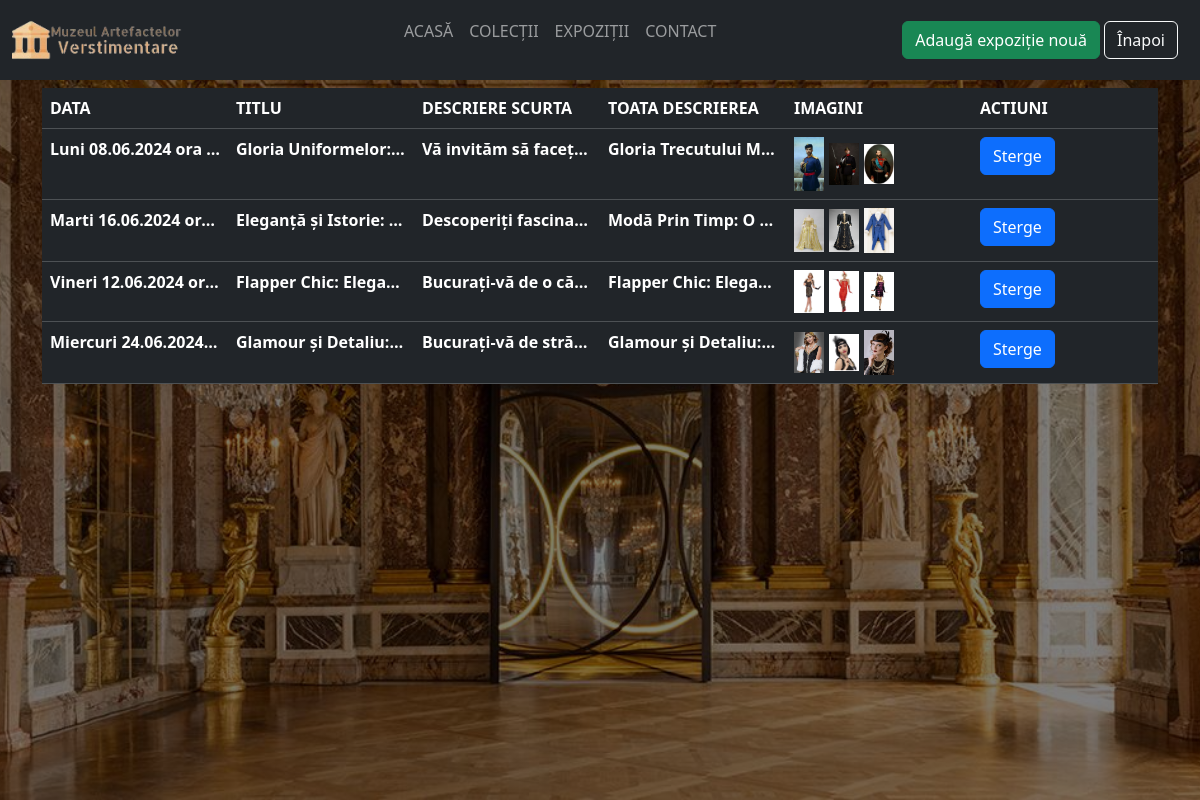
Screenshot of /view_exhibition.php (signed in) with the database file from the repository.
### tables this page shows
CREATE TABLE `exhibitions` (
  `id` int(11) NOT NULL,
  `date` varchar(255) NOT NULL,
  `title` varchar(255) NOT NULL,
  `short_description` varchar(255) NOT NULL,
  `complete_description` text NOT NULL,
  `images` varchar(255) NOT NULL
);

### ExhibitionsClass.php (called while the page is built, shortened)
<?php
class ExhibitionsClass{
    public static function getAllExhibitions(){
        include_once 'connection.php';
        $getExhibitionsSQL = "SELECT * FROM exhibitions";
        return mysqli_query($connection, $getExhibitionsSQL);
    }
}

### view_exhibition.php (the view, shortened to what this page needs)
<?php
include_once 'ExhibitionsClass.php';
$result = ExhibitionsClass::getAllExhibitions();
?>
<!DOCTYPE html>
<html lang="en">
<head>
  <link rel="stylesheet" href="style.css">
  <link href="https://cdn.jsdelivr.net/npm/bootstrap@5.3.2/dist/css/bootstrap.min.css" rel="stylesheet"
>
  <link rel="stylesheet" href="https://cdn.jsdelivr.net/npm/bootstrap@5.3.2/dist/css/bootstrap.min.css">
</head>
<body>
    <div class="main">
        <div class="navbar">
            <div class="menu">
                <nav class="navbar navbar-expand-lg navbar-dark bg-dark fixed-top">
                    <div class="container-fluid">
                        <a class="navbar-brand" href="#">
                            <img src="LOGOO.png" alt="Descrierea imaginii" id="Logo">
                        </a>
                        <div class="offcanvas offcanvas-end bg-dark" tabindex="-1" aria-labelledby="offcanvasNavbarLabel" id="offcanvasNavbar">
                        <div class="offcanvas-body">
                            <ul class="navbar-nav ms-auto mb-2 mb-lg-0">
                                <li class="nav-item">
                                    <a class="nav-link" aria-current="page" href="home.php">ACASĂ</a>
                                </li>
                                <li class="nav-item">
                                    <a class="nav-link " href="collection.php">COLECȚII</a>
                                </li>
                                <li class="nav-item">
                                    <a class="nav-link " href="exhibition.php">EXPOZIȚII</a>
                                </li>
                                <li class="nav-item">
                                    <a class="nav-link " href="contact.html">CONTACT</a>
                                </li>
                            </ul>
                            <ul class="navbar-nav ms-auto mb-2 mb-lg-0">
                                <li class="nav-but" style="color: white;">
                                    <button type="button" class="btn btn-success" onclick="window.location.href='view_create_exhibitions.php'">Adaugă expoziție nouă</button>
                                    <a class="btn btn-outline-light" href="home.php">Înapoi</a>
                                </li>
                            </ul>
                        </div>
                    </div>
                </nav>
            </div>
        </div>
        <div class="container table-container">
            <table id="productTable" class="table table-dark table-hover">
                <thead>
                    <tr >
                        <th scope="col" colspan="1">DATA</th>
                        <th scope="col" colspan="1">TITLU</th>
                        <th scope="col" colspan="1">DESCRIERE SCURTA</th>
                        <th scope="col" colspan="1">TOATA DESCRIEREA</th>
                        <th scope="col" colspan="1">IMAGINI</th>
                        <th scope="col" colspan="1">ACTIUNI</th>
                    </tr>
                </thead>
                <tbody>
                <?php
                while($row = mysqli_fetch_array($result)){
                ?>
                    <tr>
                        <th><?php echo $row["date"];?></th>
                        <th><?php echo $row["title"];?></th>
                        <th>
                        <?php
                        $short_description = $row["short_description"];
                        echo substr($short_description, 0, 40) . (strlen($short_description) > 40 ? '...' : '');
                        ?>
                    </th>
                    <th>
                        <?php
                        $complete_description = $row["complete_description"];
                        echo substr($complete_description, 0, 40) . (strlen($complete_description) > 40 ? '...' : '');
                        ?>
                    </th>
                    <th>
                    <?php
                            $imagesJson = $row["images"];
                            $imagesArray = json_decode($imagesJson, true);
                            if (json_last_error() === JSON_ERROR_NONE) {
                                foreach ($imagesArray as $image) {
                                    echo '<img src="' . $image . '" alt="Imagine" style="width: 30px; height: auto; margin-right: 5px;">';
                                }
                            } else {
                                echo "Eroare la decodarea JSON: " . json_last_error_msg();
                            }
                        ?>
                    </th>
                        <th><a class="btn btn-primary" href="deleteExhibitions.php?ID=<?php echo $row["id"];?>">Sterge</a></th>
                    </tr>
                <?php
                }
                ?>
                </tbody>
            </table>
        </div>
    </div>
</body>
</html>

### style.css (style rules this page uses)
* { margin: 0; padding: 0; }
.main { width: 100%; background:linear-gradient(to top, rgba(0,0,0,0.5)70%,rgba(0,0,0,0.5)30%), url(background.jpg); background-position: center; background-size: cover; height: 100vh; }
.navbar { height: 80px; margin: auto; }
.navbar .navbar-nav .nav-but { padding: 10px; }
.menu { width: 100%; }
#Logo { width: 85%; }
.table-container { max-width: 100%; overflow-x: auto; }
.table { width: 100%; table-layout: fixed; }
.table th, .table td { overflow: hidden; text-overflow: ellipsis; white-space: nowrap; }
.table img { max-width: 80px; height: auto; }
.btn-success { justify-content: center; }

### rows the page displays
exhibitions: date "Luni 08.06.2024 ora…", title "Gloria Uniformelor:…", short_description "Vă invităm să faceț…", complete_description "Gloria Trecutului M…"
exhibitions: date "Marti 16.06.2024 or…", title "Eleganță și Istorie:…", short_description "Descoperiți fascina…", complete_description "Modă Prin Timp: O…"
exhibitions: date "Vineri 12.06.2024 or…", title "Flapper Chic: Elega…", short_description "Bucurați-vă de o că…", complete_description "Flapper Chic: Elega…"
exhibitions: date "Miercuri 24.06.2024…", title "Glamour și Detaliu:…", short_description "Bucurați-vă de stră…", complete_description "Glamour și Detaliu:…"
